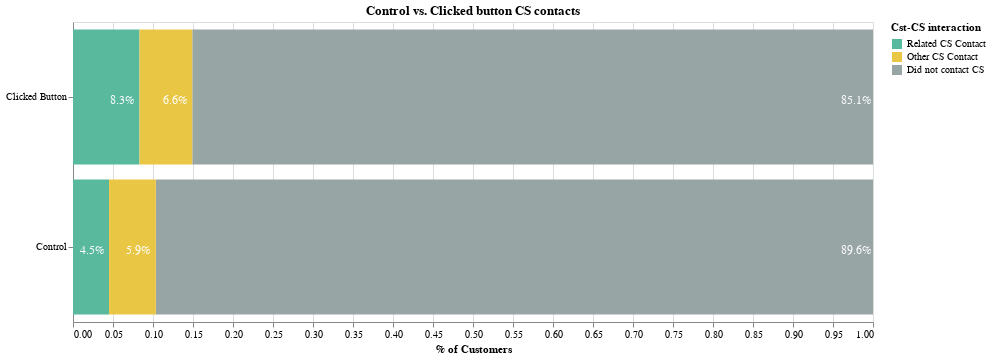

Notebook code for this chart:
### Code cell
data = con.execute(
    """
        with a as (
            select 
                case 
                    when button_clicked = true then 'Clicked Button' 
                    when treatment_group = false then 'Control' 
                    else null 
                end as user_group,
                case 
                    when contacted_for_cards = true then 'Related CS Contact'
                    when contacted_cs = true then 'Other CS Contact'
                    else 'Did not contact CS'
                end as contacted_cs,
                case 
                    when contacted_for_cards = true then 1
                    when contacted_cs = true then 2
                    else 3
                end as row_order,
                count(*) as customers
            from raw_data
            where viewed_cards_tab = True
                and (
                    button_clicked = true
                    or treatment_group = false
                )
            group by 1, 2, 3
        )
        select 
            user_group,
            contacted_cs,
            row_order,
            customers,
            customers::numeric / sum(customers) over (partition by user_group) as percentage
        from a 
    """
).fetchdf()

# define colors
color_scale = alt.Scale(
    domain=["Related CS Contact", "Other CS Contact", "Did not contact CS"],
    range=["#58B99D", "#EAC645", "#98A5A5"],
)

bars = (
    alt.Chart(data)
    .mark_bar()
    .encode(
        x=alt.X("percentage", title="% of Customers"),
        y=alt.Y("user_group", title=None),
        color=alt.Color(
            "contacted_cs",
            legend=alt.Legend(title="Cst-CS interaction"),
            scale=color_scale,
        ),
        order=alt.Order("row_order", sort="ascending"),
    )
    .properties(width=800, height=300, title="Control vs. Clicked button CS contacts")
)

text = (
    alt.Chart(data)
    .mark_text(align="center", fontSize=12, dx=-17, dy=3, color="white")
    .encode(
        x=alt.X("percentage", stack="zero"),
        y=alt.Y("user_group"),
        detail="contacted_cs",
        text=alt.Text("percentage", format=".1%"),
        order=alt.Order("row_order", sort="ascending"),
    )
)

bars + text

### Figure 1 — Vega-Lite specification as saved in the notebook (floating-point values rounded to 4 significant figures)
{"config": {"view": {"continuousWidth": 400, "continuousHeight": 300}}, "layer": [{"mark": "bar", "encoding": {"color": {"type": "nominal", "field": "contacted_cs", "legend": {"title": "Cst-CS interaction"}, "scale": {"domain": ["Related CS Contact", "Other CS Contact", "Did not contact CS"], "range": ["#58B99D", "#EAC645", "#98A5A5"]}}, "order": {"type": "quantitative", "field": "row_order", "sort": "ascending"}, "x": {"type": "quantitative", "field": "percentage", "title": "% of Customers"}, "y": {"type": "nominal", "field": "user_group", "title": null}}, "height": 300, "title": "Control vs. Clicked button CS contacts", "width": 800}, {"mark": {"type": "text", "align": "center", "color": "white", "dx": -17, "dy": 3, "fontSize": 12}, "encoding": {"detail": {"type": "nominal", "field": "contacted_cs"}, "order": {"type": "quantitative", "field": "row_order", "sort": "ascending"}, "text": {"type": "quantitative", "field": "percentage", "format": ".1%"}, "x": {"type": "quantitative", "field": "percentage", "stack": "zero"}, "y": {"type": "nominal", "field": "user_group"}}}], "data": {"name": "data-f51e30e8b18cd07f9d7527f0f635da77"}, "$schema": "https://vega.github.io/schema/vega-lite/v4.8.1.json", "datasets": {"data-f51e30e8b18cd07f9d7527f0f635da77": [{"user_group": "Clicked Button", "contacted_cs": "Related CS Contact", "row_order": 1, "customers": 112, "percentage": 0.08309}, {"user_group": "Clicked Button", "contacted_cs": "Did not contact CS", "row_order": 3, "customers": 1147, "percentage": 0.8509}, {"user_group": "Clicked Button", "contacted_cs": "Other CS Contact", "row_order": 2, "customers": 89, "percentage": 0.06602}, {"user_group": "Control", "contacted_cs": "Did not contact CS", "row_order": 3, "customers": 12179, "percentage": 0.8964}, {"user_group": "Control", "contacted_cs": "Related CS Contact", "row_order": 1, "customers": 612, "percentage": 0.04505}, {"user_group": "Control", "contacted_cs": "Other CS Contact", "row_order": 2, "customers": 795, "percentage": 0.05852}]}}
